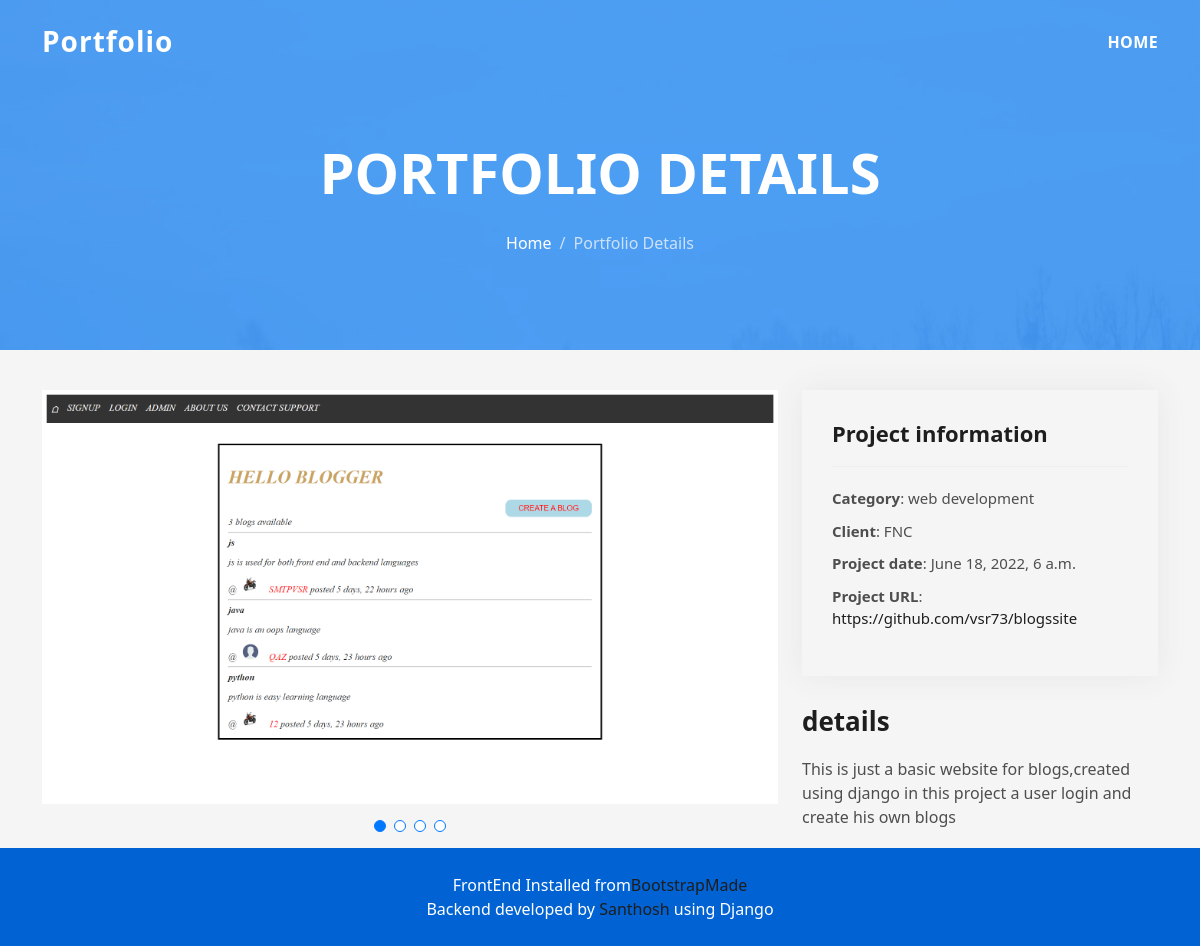
The page /portfolio/1 on the database its author committed.
### app/models.py (models this page shows, shortened)
class projects(models.Model):
    host=models.ForeignKey(user,on_delete=models.CASCADE,default=1)
    title=models.CharField(max_length=100)
    category=models.CharField(max_length=50)
    client=models.CharField(max_length=50)
    date=models.DateTimeField(blank=False)
    url=models.URLField(max_length=150)
    details=models.TextField(max_length=200)
    bg=models.ImageField(null=False,default='work-3.jpg')
    img1=models.ImageField(null=True,default='work-3.jpg')
    img2=models.ImageField(null=True,blank=True)
    img3=models.ImageField(null=True,blank=True)

### app/views.py (the view)
# urls.py: path('portfolio/<str:pk>',views.portfolio,name='portfolio'),
def portfolio(request,pk):
    project=projects.objects.get(id=pk)
    dict={'project':project}
    return render(request,'portfolio-details.html',dict)

### templates/portfolio-details.html (shortened to what this page needs)
<!DOCTYPE html>
{% load static %}
<html lang="en">
<head>
  <link href="{% static 'assets/vendor/bootstrap/css/bootstrap.min.css' %}" rel="stylesheet">
  <link href="{% static 'assets/vendor/bootstrap-icons/bootstrap-icons.css' %}" rel="stylesheet">
  <link href="{% static 'assets/vendor/glightbox/css/glightbox.min.css' %}" rel="stylesheet">
  <link href="{% static 'assets/vendor/swiper/swiper-bundle.min.css' %}" rel="stylesheet">
  <link href="{% static 'assets/css/style.css' %}" rel="stylesheet">
</head>
<body>
  <header id="header" class="fixed-top">
    <div class="container d-flex align-items-center justify-content-between">
      <h1 class="logo"><a href="index.html">Portfolio</a></h1>
      <nav id="navbar" class="navbar">
        <ul>
          <li><a class="nav-link scrollto " href="{% url 'home' %}">Home</a></li>
        </ul>
      </nav>
    </div>
  </header>
  <div class="hero hero-single route bg-image" style="background-image: url({% static 'assets/img/overlay-bg.jpg' %})">
    <div class="overlay-mf"></div>
    <div class="hero-content display-table">
      <div class="table-cell">
        <div class="container">
          <h2 class="hero-title mb-4">Portfolio Details</h2>
          <ol class="breadcrumb d-flex justify-content-center">
            <li class="breadcrumb-item">
              <a href="#">Home</a>
            </li>
            <li class="breadcrumb-item active">Portfolio Details</li>
          </ol>
        </div>
      </div>
    </div>
  </div>
  <main id="main">
    <section id="portfolio-details" class="portfolio-details">
      <div class="container">
        <div class="row gy-4">
          <div class="col-lg-8">
            <div class="portfolio-details-slider swiper">
              <div class="swiper-wrapper align-items-center">
                <div class="swiper-slide">
                  <img src="{{project.bg.url}}" alt="">
                </div>
              </div>
              <div class="swiper-pagination"></div>
            </div>
          </div>
          <div class="col-lg-4">
            <div class="portfolio-info">
              <h3>Project information</h3>
              <ul>
                <li><strong>Category</strong>: {{project.category}}</li>
                <li><strong>Client</strong>: {{project.client}}</li>
                <li><strong>Project date</strong>: {{project.date}}</li>
                <li><strong>Project URL</strong>: <a href="{{project.url}}">{{project.url}}</a></li>
              </ul>
            </div>
            <div class="portfolio-description">
              <h2>{{project.tile}} details</h2>
              <p>
                {{project.details}}
              </p>
            </div>
          </div>
        </div>
      </div>
    </section>
  </main>
  <footer>
    <div class="container">
      <div class="row">
        <div class="col-sm-12">
          <div class="copyright-box">
              FrontEnd Installed from<a href="https://bootstrapmade.com/">BootstrapMade</a> <br>
              Backend developed by <a href="https://www.linkedin.com/in/santhosh-reddy-258b38242">Santhosh</a> using Django
            </div>
          </div>
        </div>
      </div>
  </footer>
</body>
</html>

### static/assets/css/style.css (style rules this page uses)
body { background-color: #f5f5f5; color: #4e4e4e; }
h1, h2, h3, h4, h5, h6 { color: #1e1e1e; }
a { color: #1e1e1e; text-decoration: none; transition: all 0.5s ease-in-out; }
.bg-image { background-repeat: no-repeat; background-attachment: fixed; background-size: cover; background-position: center center; }
.overlay-mf { background-color: #0078ff; }
.overlay-mf { position: absolute; top: 0; left: 0px; padding: 0; height: 100%; width: 100%; opacity: 0.7; }
.display-table { width: 100%; height: 100%; display: table; }
.table-cell { display: table-cell; vertical-align: middle; }
#header { transition: all 0.5s; z-index: 997; padding: 20px 0; }
#header .logo { font-size: 28px; margin: 0; padding: 0; font-weight: 600; letter-spacing: 1px; }
#header .logo a { color: #fff; }
.navbar { padding: 0; }
.navbar ul { margin: 0; padding: 0; display: flex; list-style: none; align-items: center; }
.navbar li { position: relative; }
.navbar > ul > li { white-space: nowrap; padding: 10px 0 10px 30px; }
.navbar a, .navbar a:focus { display: flex; align-items: center; justify-content: space-between; color: #fff; font-size: 16px; font-weight: 600; padding: 0; white-space: nowrap; transition: 0.3s; letter-spacing: 0.4px; position: relative; text-transform: uppercase; }
.navbar > ul > li > a:before { content: ""; position: absolute; width: 100%; height: 2px; bottom: -6px; left: 0; width: 0; background-color: #fff; visibility: hidden; transition: all 0.3s ease-in-out 0s; }
.hero { height: 100vh; position: relative; color: #fff; }
.hero .hero-content { text-align: center; position: absolute; }
.hero .hero-title { color: #fff; font-weight: 600; font-size: 3rem; }
@media (min-width: 768px) { .hero .hero-title { font-size: 4.5rem; } }
.hero-single { height: 350px; }
.hero-single .hero-content { margin-top: 30px; }
.hero-single .hero-title { text-transform: uppercase; font-size: 3rem; }
@media (min-width: 768px) { .hero-single .hero-title { font-size: 3.5rem; } }
.hero-single .breadcrumb { background-color: transparent; color: #0078ff; }
.hero-single .breadcrumb .breadcrumb-item:before { color: #cde1f8; }
.hero-single .breadcrumb .breadcrumb-item.active { color: #cde1f8; }
.hero-single .breadcrumb a { color: #fff; }
.portfolio-details { padding-top: 40px; }
.portfolio-details .portfolio-details-slider img { width: 100%; }
.portfolio-details .portfolio-details-slider .swiper-pagination { margin-top: 20px; position: relative; }
.portfolio-details .portfolio-info { padding: 30px; box-shadow: 0px 0 30px rgba(78, 78, 78, 0.08); }
.portfolio-details .portfolio-info h3 { font-size: 22px; font-weight: 700; margin-bottom: 20px; padding-bottom: 20px; border-bottom: 1px solid #eee; }
.portfolio-details .portfolio-info ul { list-style: none; padding: 0; font-size: 15px; }
.portfolio-details .portfolio-info ul li + li { margin-top: 10px; }
.portfolio-details .portfolio-description { padding-top: 30px; }
.portfolio-details .portfolio-description h2 { font-size: 26px; font-weight: 700; margin-bottom: 20px; }
.portfolio-details .portfolio-description p { padding: 0; }
.swiper-pagination { margin-top: 20px; position: relative; }
footer { text-align: center; color: #fff; padding: 25px 0; background: #0062d3; }

### rows shown on the page
projects: bg (picture), category "web development", client "FNC", date "June 18, 2022, 6 a.m.", url "https://github.com/vsr73/blogssite", details "This is just a basic website for blogs,created using django in this project a user login and create his own blogs"
